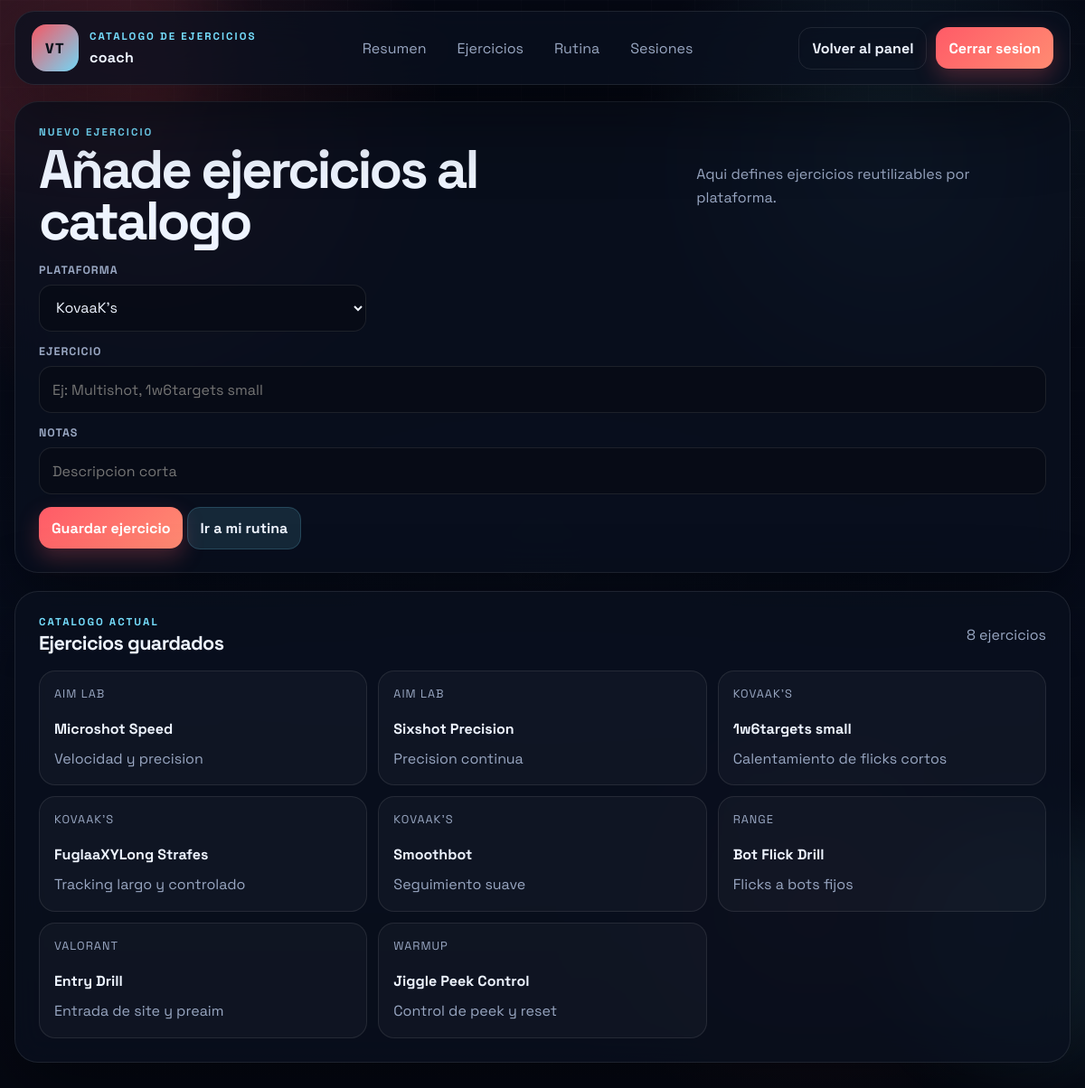
Screenshot of /exercises.php (signed in) with the database file from the repository.
### tables this page shows
CREATE TABLE IF NOT EXISTS users (
    id INT UNSIGNED NOT NULL AUTO_INCREMENT,
    username VARCHAR(50) NOT NULL,
    email VARCHAR(120) NOT NULL,
    password_hash VARCHAR(255) NOT NULL,
    created_at TIMESTAMP NOT NULL DEFAULT CURRENT_TIMESTAMP,
    updated_at TIMESTAMP NOT NULL DEFAULT CURRENT_TIMESTAMP ON UPDATE CURRENT_TIMESTAMP,
    PRIMARY KEY (id),
    UNIQUE KEY uq_users_username (username),
    UNIQUE KEY uq_users_email (email)
);

CREATE TABLE IF NOT EXISTS training_exercises (
    id INT UNSIGNED NOT NULL AUTO_INCREMENT,
    platform VARCHAR(40) NOT NULL,
    exercise_name VARCHAR(190) NOT NULL,
    notes TEXT NULL,
    created_at TIMESTAMP NOT NULL DEFAULT CURRENT_TIMESTAMP,
    updated_at TIMESTAMP NOT NULL DEFAULT CURRENT_TIMESTAMP ON UPDATE CURRENT_TIMESTAMP,
    PRIMARY KEY (id),
    UNIQUE KEY uq_training_exercises_platform_name (platform, exercise_name)
);

### helpers.php (called while the page is built, shortened)
<?php
function h($value): string
{
    return htmlspecialchars((string) $value, ENT_QUOTES, 'UTF-8');
}
function asset_version(string $path): string
{
    $absolutePath = __DIR__ . '/' . ltrim($path, '/');
    $modifiedTime = @filemtime($absolutePath);
    return $modifiedTime !== false ? (string) $modifiedTime : (string) time();
}
function current_user(PDO $pdo): ?array
{
    $statement = $pdo->prepare('SELECT id, username, email, created_at FROM users WHERE id = :id LIMIT 1');
    $statement->execute(['id' => (int) $_SESSION['user_id']]);
    $user = $statement->fetch();
    return $user ?: null;
}

### app_context.php (called while the page is built, shortened)
<?php
function fetch_exercise_catalog(PDO $pdo): array
{
    $statement = $pdo->query(
        'SELECT id, platform, exercise_name, notes
         FROM training_exercises
         ORDER BY platform ASC, exercise_name ASC'
    );
    return $statement ? $statement->fetchAll() : [];
}

### exercises.php (the view, shortened to what this page needs)
<?php
require_once __DIR__ . '/db.php';
require_once __DIR__ . '/helpers.php';
require_once __DIR__ . '/app_context.php';
$pdo = null;
try {
    $pdo = db();
} catch (Throwable $throwable) {
    $dbError = 'No se pudo conectar a la base de datos. Revisa la configuracion de InfinityFree.';
}
$user = null;
$exerciseCatalog = [];
if ($pdo instanceof PDO) {
    $user = current_user($pdo);
    $exerciseCatalog = fetch_exercise_catalog($pdo);
}
?>
<!doctype html>
<html lang="es">
<head>
  <link rel="stylesheet" href="styles.css?v=<?= h(asset_version('styles.css')) ?>" />
</head>
<body>
  <div class="bg-orb orb-a"></div>
  <div class="bg-orb orb-b"></div>
  <div class="bg-grid"></div>
  <header class="site-header card">
    <div class="brand brand-lockup">
      <div class="brand-mark">VT</div>
      <div>
        <p class="eyebrow">Catalogo de ejercicios</p>
        <h1><?= $user ? h($user['username']) : 'Training Log' ?></h1>
      </div>
    </div>
    <nav class="site-nav" aria-label="Principal">
      <a href="dashboard.php">Resumen</a>
      <a href="exercises.php">Ejercicios</a>
      <a href="routine.php">Rutina</a>
      <a href="sessions.php">Sesiones</a>
    </nav>
    <div class="header-actions">
      <a class="ghost-btn" href="dashboard.php">Volver al panel</a>
      <form action="actions.php" method="post" class="header-logout-form">
        <button class="primary-btn" type="submit">Cerrar sesion</button>
      </form>
    </div>
  </header>
  <main class="page-shell">
    <section class="card overview-card">
      <div class="section-title">
        <div>
          <p class="eyebrow">Nuevo ejercicio</p>
          <h2>Añade ejercicios al catalogo</h2>
        </div>
        <p class="small-muted">Aqui defines ejercicios reutilizables por plataforma.</p>
      </div>
      <form class="entry-form compact-form" action="actions.php" method="post">
        <div class="form-grid-three">
          <label>
            <span>Plataforma</span>
            <select name="exercise_platform" required>
              <option value="KovaaK's">KovaaK's</option>
            </select>
          </label>
          <label class="full">
            <span>Ejercicio</span>
            <input type="text" name="exercise_name" placeholder="Ej: Multishot, 1w6targets small" required />
          </label>
          <label class="full">
            <span>Notas</span>
            <input type="text" name="exercise_notes" placeholder="Descripcion corta" />
          </label>
        </div>
        <div class="actions">
          <button class="primary-btn" type="submit">Guardar ejercicio</button>
          <a class="secondary-btn" href="routine.php">Ir a mi rutina</a>
        </div>
      </form>
    </section>
    <section class="card overview-card">
      <div class="section-title">
        <div>
          <p class="eyebrow">Catalogo actual</p>
          <h3>Ejercicios guardados</h3>
        </div>
        <p class="small-muted"><?= h((string) count($exerciseCatalog)) ?> ejercicios</p>
      </div>
      <div class="catalog-grid">
        <?php foreach ($exerciseCatalog as $exercise): ?>
          <article class="catalog-card">
            <p class="panel-label"><?= h((string) $exercise['platform']) ?></p>
            <h4><?= h((string) $exercise['exercise_name']) ?></h4>
            <p class="small-muted"><?= h((string) ($exercise['notes'] ?: 'Sin notas')) ?></p>
          </article>
        <?php endforeach; ?>
      </div>
    </section>
  </main>
</body>
</html>

### rows the page displays
users: username "coach"
training_exercises: platform "AIM LAB", exercise_name "Microshot Speed", notes "Velocidad y precision"
training_exercises: platform "AIM LAB", exercise_name "Sixshot Precision", notes "Precision continua"
training_exercises: platform "KOVAAK'S", exercise_name "1w6targets small", notes "Calentamiento de flicks cortos"
training_exercises: platform "KOVAAK'S", exercise_name "FuglaaXYLong Strafes", notes "Tracking largo y controlado"
training_exercises: platform "KOVAAK'S", exercise_name "Smoothbot", notes "Seguimiento suave"
training_exercises: platform "RANGE", exercise_name "Bot Flick Drill", notes "Flicks a bots fijos"
training_exercises: platform "VALORANT", exercise_name "Entry Drill", notes "Entrada de site y preaim"
training_exercises: platform "WARMUP", exercise_name "Jiggle Peek Control", notes "Control de peek y reset"

### other values shown
count($exerciseCatalog) "8"
